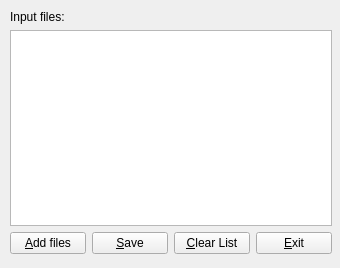
<?xml version="1.0" encoding="UTF-8"?>
<ui version="4.0">
 <class>mwWCS</class>
 <widget class="QMainWindow" name="mwWCS">
  <property name="geometry">
   <rect>
    <x>0</x>
    <y>0</y>
    <width>340</width>
    <height>268</height>
   </rect>
  </property>
  <property name="maximumSize">
   <size>
    <width>340</width>
    <height>268</height>
   </size>
  </property>
  <property name="windowTitle">
   <string>WCS Analyzer</string>
  </property>
  <property name="windowIcon">
   <iconset>
    <normaloff>wcs.ico</normaloff>wcs.ico</iconset>
  </property>
  <widget class="QWidget" name="centralwidget">
   <widget class="QWidget" name="layoutWidget">
    <property name="geometry">
     <rect>
      <x>10</x>
      <y>10</y>
      <width>322</width>
      <height>244</height>
     </rect>
    </property>
    <layout class="QVBoxLayout" name="verticalLayout">
     <item>
      <widget class="QLabel" name="lblInput">
       <property name="text">
        <string>Input files:</string>
       </property>
      </widget>
     </item>
     <item>
      <widget class="QListWidget" name="lstInput"/>
     </item>
     <item>
      <layout class="QHBoxLayout" name="horizontalLayout">
       <item>
        <widget class="QPushButton" name="pbAdd">
         <property name="text">
          <string>&amp;Add files</string>
         </property>
        </widget>
       </item>
       <item>
        <widget class="QPushButton" name="pbSave">
         <property name="text">
          <string>&amp;Save</string>
         </property>
        </widget>
       </item>
       <item>
        <widget class="QPushButton" name="pbClearList">
         <property name="text">
          <string>&amp;Clear List</string>
         </property>
        </widget>
       </item>
       <item>
        <widget class="QPushButton" name="pbExit">
         <property name="text">
          <string>&amp;Exit</string>
         </property>
        </widget>
       </item>
      </layout>
     </item>
    </layout>
   </widget>
  </widget>
 </widget>
 <connections>
  <connection>
   <sender>pbClearList</sender>
   <signal>clicked()</signal>
   <receiver>lstInput</receiver>
   <slot>clear()</slot>
   <hints>
    <hint type="sourcelabel">
     <x>211</x>
     <y>240</y>
    </hint>
    <hint type="destinationlabel">
     <x>170</x>
     <y>125</y>
    </hint>
   </hints>
  </connection>
  <connection>
   <sender>pbExit</sender>
   <signal>clicked()</signal>
   <receiver>mwWCS</receiver>
   <slot>close()</slot>
   <hints>
    <hint type="sourcelabel">
     <x>292</x>
     <y>240</y>
    </hint>
    <hint type="destinationlabel">
     <x>169</x>
     <y>133</y>
    </hint>
   </hints>
  </connection>
 </connections>
</ui>
